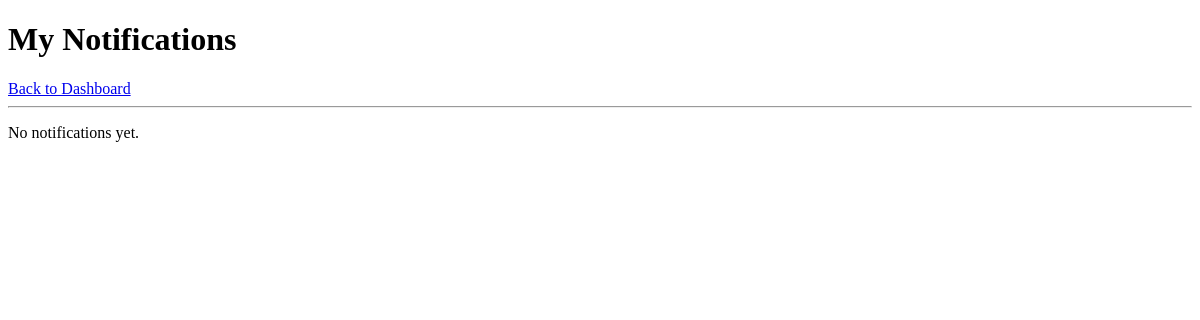
Before: /my-notifications/ (signed in) with the older database file.
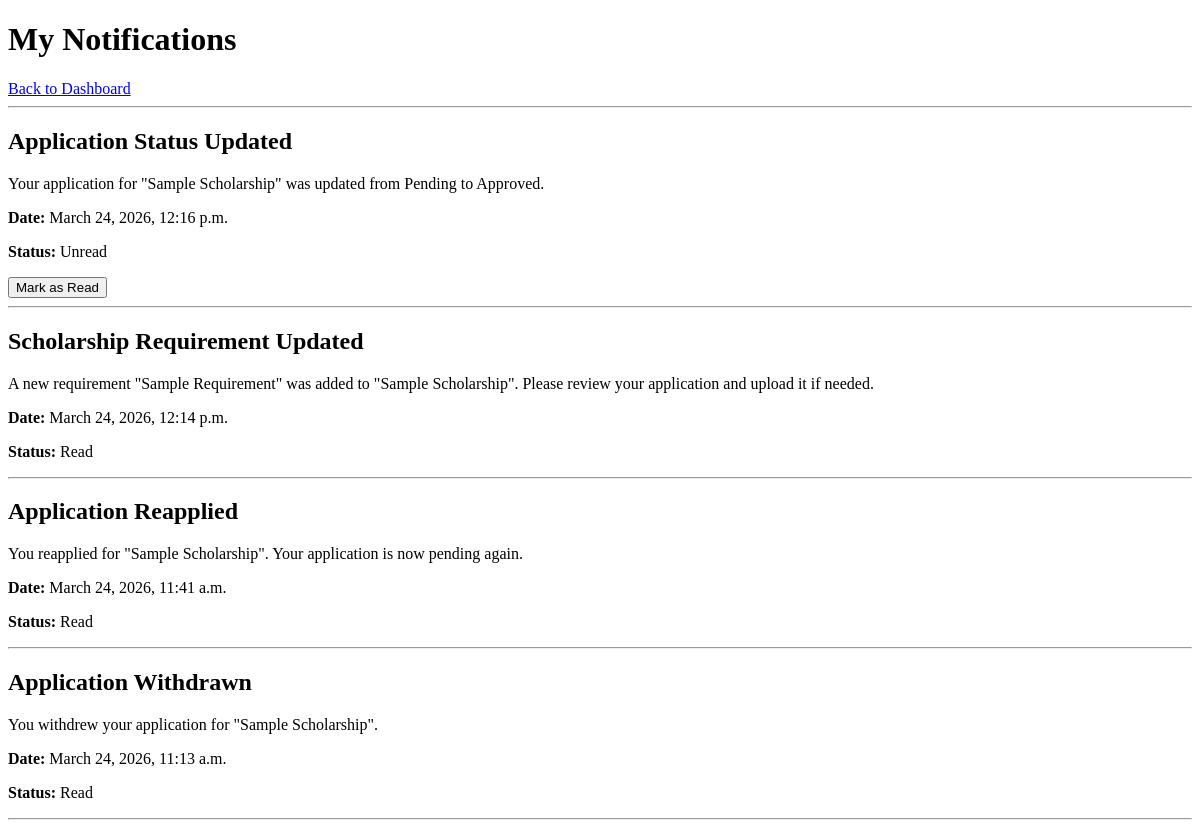
After: the same page with the newer database file.
### core/models.py (models this page shows, shortened)
class Notification(models.Model):
    student = models.ForeignKey(
        StudentProfile,
        on_delete=models.CASCADE,
        related_name='notifications'
    )
    title = models.CharField(max_length=200)
    message = models.TextField()
    is_read = models.BooleanField(default=False)
    created_at = models.DateTimeField(auto_now_add=True)

### core/views.py (the view)
@login_required
def my_notifications(request):
    profile = StudentProfile.objects.filter(user=request.user).first()
    if not profile:
        messages.error(request, 'No student profile is linked to this account.')
        return redirect('dashboard')
    notifications = Notification.objects.filter(student=profile).order_by('-created_at')
    return render(request, 'core/my_notifications.html', {
        'notifications': notifications
    })

### core/templates/core/my_notifications.html (shortened to what this page needs)
<!DOCTYPE html>
<html>
<head>
</head>
<body>
    <h1>My Notifications</h1>
    <a href="{% url 'dashboard' %}">Back to Dashboard</a>
    <hr>
    {% if notifications %}
        {% for notification in notifications %}
            <div>
                <h2>{{ notification.title }}</h2>
                <p>{{ notification.message }}</p>
                <p><strong>Date:</strong> {{ notification.created_at }}</p>
                <p><strong>Status:</strong> {% if notification.is_read %}Read{% else %}Unread{% endif %}</p>
                {% if not notification.is_read %}
                    <form method="post" action="{% url 'mark_notification_as_read' notification.id %}">
                        <button type="submit">Mark as Read</button>
                    </form>
                {% endif %}
            </div>
            <hr>
        {% endfor %}
    {% else %}
        <p>No notifications yet.</p>
    {% endif %}
</body>
</html>

Changed rows visible on the page:
added Notification: title "Application Status Updated", message "Your application for \"Sample Scholarship\" was updated from Pending to Approved.", created_at "March 24, 2026, 12:16 p.m.", is_read "Unread"
added Notification: title "Scholarship Requirement Updated", message "A new requirement \"Sample Requirement\" was added to \"Sample Scholarship\". Please review your application and upload it if needed.", created_at "March 24, 2026, 12:14 p.m.", is_read "Read"
added Notification: title "Application Reapplied", message "You reapplied for \"Sample Scholarship\". Your application is now pending again.", created_at "March 24, 2026, 11:41 a.m.", is_read "Read"
added Notification: title "Application Withdrawn", message "You withdrew your application for \"Sample Scholarship\".", created_at "March 24, 2026, 11:13 a.m.", is_read "Read"
Other visible differences:
text no longer shown: "No notifications yet."
